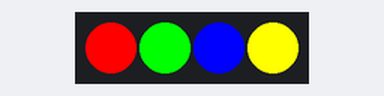
Simulated run of this sketch. Board: Arduino Uno, built with avr-gcc and run on an emulated ATmega328P. On the bench: 4 RGB LEDs in strip order, left to right.

Above: at 0.1 s.
At 5.1 s:
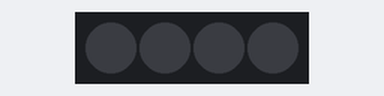
Timing chart, 0 to 6.6 s (numbered marks = the images above):
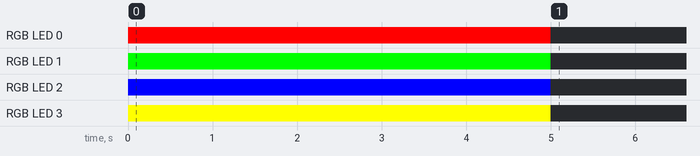

Measured:
- by itself, RGB LED 0: off → RGB(255, 0, 0) at 0.00 s, → off 5.0 s later
- by itself, RGB LED 1: off → RGB(0, 255, 0) at 0.00 s, → off 5.0 s later
- by itself, RGB LED 2: off → RGB(0, 0, 255) at 0.00 s, → off 5.0 s later
- by itself, RGB LED 3: off → RGB(255, 255, 0) at 0.00 s, → off 5.0 s later

The sketch:

07_RGB_LED_WS2812.ino
```cpp
#include <Adafruit_NeoPixel.h>

#define PIN 7

Adafruit_NeoPixel RGB = Adafruit_NeoPixel(4, PIN, NEO_GRB + NEO_KHZ800);

void setup() {
  // put your setup code here, to run once:
  RGB.begin();
  RGB.setPixelColor(0, RGB.Color(255, 0, 0));
  RGB.setPixelColor(1, RGB.Color(0, 255, 0));
  RGB.setPixelColor(2, RGB.Color(0, 0, 255));
  RGB.setPixelColor(3, RGB.Color(255, 255, 0));
  RGB.show();

  delay(5000);

  RGB.setPixelColor(0, RGB.Color(0, 0, 0));
  RGB.setPixelColor(1, RGB.Color(0, 0, 0));
  RGB.setPixelColor(2, RGB.Color(0, 0, 0));
  RGB.setPixelColor(3, RGB.Color(0, 0, 0));
  RGB.show();
}

void loop() {

}
```
